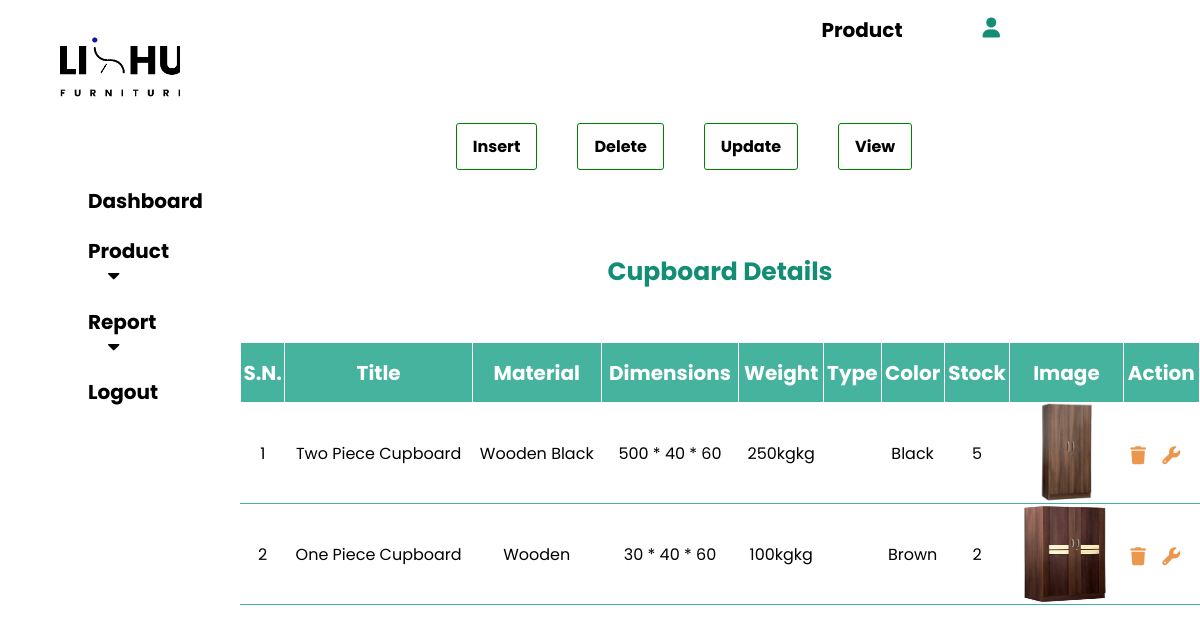
The page /layout/cupboard_table.php on the database its author committed.
### tables this page shows
CREATE TABLE `cupboard_tbl` (
  `id` int(20) NOT NULL,
  `Title` varchar(100) NOT NULL,
  `Material` varchar(100) NOT NULL,
  `Dimensions` varchar(100) NOT NULL,
  `Weight` varchar(100) NOT NULL,
  `Doors` varchar(100) NOT NULL,
  `Color` varchar(100) NOT NULL,
  `Stock` varchar(100) NOT NULL,
  `Image` blob NOT NULL
);

### layout/cupboard_table.php (the view, shortened to what this page needs)
    <?php include 'header.php';?>
<!DOCTYPE html>
<html>
<head>
	<link rel="stylesheet" type="text/css" href="css/all.min.css">
    <link rel="stylesheet" href="https://cdnjs.cloudflare.com/ajax/libs/font-awesome/5.15.2/css/all.min.css"/>
    <link rel="stylesheet" href="http://maxcdn.bootstrapcdn.com/font-awesome/4.2.0/css/font-awesome.min.css">
</head>
<body>
        <div class="opt1">
            <a href="cupboard_form.php">Insert</a>
            <a href="cupboard_table.php">Delete</a>
            <a href="cupboard_table.php">Update</a>
            <a href="cupboard_table.php">View</a>
        </div>
		<div class="tbl">
            <div class="hd">
                <h1>Cupboard Details</h1>
            </div>
            <div class="down">
                <table>
                    <tr>
                        <th>S.N.</th>
                        <th>Title</th>
                        <th>Material</th>
                        <th>Dimensions</th>
                        <th>Weight</th>
                        <th>Type</th>
                        <th>Color</th>
                        <th>Stock</th>
                        <th>Image</th>
                        <th>Action</th>
                    </tr>
                    <?php
                        $conn=mysqli_connect('localhost','root','');
                        $select_result = mysqli_query($conn,"SELECT * from cupboard_tbl Order by id Desc");
                        $total_rows = mysqli_num_rows($select_result);
                        if($total_rows>0)
                        {
                            $sn = 1;
                    ?>
                            <?php
                                while($row=mysqli_fetch_assoc($select_result))
                                {
                                    ?>
                                    <tr>
                                        <td>
                                            <?php echo $sn++; ?>
                                        </td>
                                        <td>
                                            <?php echo $row['Title'];?>
                                        </td>
                                        <td>
                                            <?php echo $row['Material'];?>
                                        </td>
                                        <td>
                                            <?php echo $row['Dimensions'];?>
                                        </td>
                                       	<td>
                                            <?php echo $row['Weight'];?>kg
                                        </td>
                                        <td>
                                        </td>
                                        <td>
                                            <?php echo $row['Color'];?>
                                        </td>
                                        <td>
                                            <?php echo $row['Stock'];?>
                                        </td>
                                        <td>
                                            <img src="<?php echo $row['Image'];?>" width=100px height=100px>
                                        </td>
                                        <td>
                                            <a href="delete_cupboard.php?a_id=<?php echo $row['id'];?>" value="Delete" title="Delete" onclick="return confirm('Are you sure you want to delete this Data?');"><input type="button" name="delete" value="Delete"><i class="fa-solid fa-trash"></i></a>
                                            <a href="update_cupboard_form.php?a_id=<?php echo $row['id'];?>" title="Edit" ><input type="button" name="editabout" value="Edit"><i class="fa-solid fa-wrench"></i></a>
                                        </td>
                                    </tr>
                <?php }}
                             ?>
                </table>
            </div>
        </div>
</body>
</html>

### layout/header.php (style rules this page uses)
* { padding: 0; margin: 0; text-decoration: none; list-style: none; box-sizing: border-box; font-family: 'Poppins', sans-serif; }

### layout/cupboard_table.php (style rules this page uses)
* { padding: 0; margin: 0; text-decoration: none; list-style: none; box-sizing: border-box; font-family: 'Poppins', sans-serif; }
.opt1 { height: 100px; width: 70%; margin-top: 8%; float: right; margin-right: 8%; display: flex; justify-content: center; align-items: center; }
.opt1 a { text-decoration: none; margin: 20px; float: right; border: 1px solid green; padding: 10px 16px; border-radius: 3px; color: #000; font-size: 16px; font-weight: bold; }
.tbl { height: 600px; width: 80%; float: right; margin-top: 3%; }
.tbl .hd { height: 80px; width: 100%; display: flex; justify-content: center; align-items: center; }
h1 { font-size: 25px; font-weight: bold; text-align: center; color: #138D75; }
.down { margin-top: 30px; width: 100%; height: 90%; }
table { border-collapse: collapse; width: 100%; table-layout: auto; }
.down table th { background-color: #45B39D; color: #fff; height: 60px; font-size: 20px; }
table td { height: 100px; background-color: #fff; color: #000; border-bottom: 1px solid #45B39D; border-radius: 3px; }
table td i { color: #EB984E; margin-top: 8px; margin-right: 12px; font-size: 18px; }

### rows shown on the page
cupboard_tbl: Title "Two Piece Cupboard", Material "Wooden Black", Dimensions "500 * 40 * 60", Weight "250kg", Color "Black", Stock "5", Image (picture)
cupboard_tbl: Title "One Piece Cupboard", Material "Wooden", Dimensions "30 * 40 * 60", Weight "100kg", Color "Brown", Stock "2", Image (picture)
